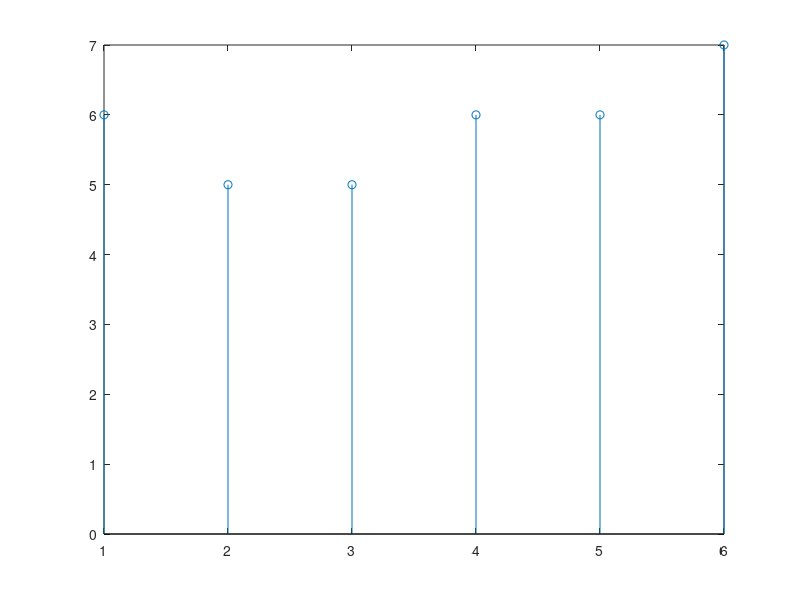

Source code (MATLAB):
clc;
clear all;
close all;
x = [1 1 1 2 1 1];
h = [1 1 2 1]; 
m=length(x);
n=length(h);
len = max(m,n);
X=[x,zeros(1,len-m)]; 
H=[h,zeros(1,len-n)];

Y = zeros(1,len);
for i=0:len-1
    for j=0:len-1
        k = mod(i-j,len);
        Y(i+1) = Y(i+1) + X(j+1) * H(k+1);
    end
end

Y
stem(Y)





